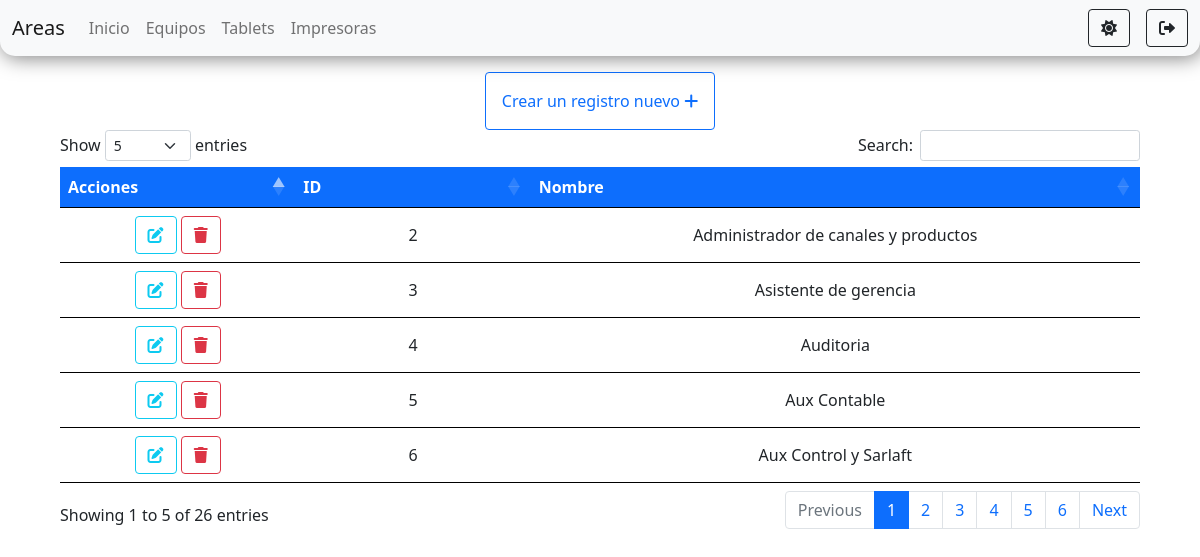
/components/addElements/areas.php (signed in), run on the app's committed database.
### tables this page shows
CREATE TABLE `area` (
  `id` int(11) NOT NULL,
  `nombre` varchar(100) NOT NULL
);

### tables/tables.php (called while the page is built, shortened)
<?php
    $areas = "SELECT * FROM area";
    $areaResult = $connection->query($areas);
?>

### components/addElements/areas.php (the view, shortened to what this page needs)
<?php
    require_once('../../connection/connection.php');
    require_once('../../tables/tables.php');
?>
<!doctype html>
<html lang="es">
<head>
    <link rel="stylesheet" href="https://cdnjs.cloudflare.com/ajax/libs/font-awesome/6.0.0-beta2/css/all.min.css" />
    <link href="https://cdn.jsdelivr.net/npm/bootstrap@5.1.2/dist/css/bootstrap.min.css" rel="stylesheet"
>
    <link rel="stylesheet" href="https://cdn.datatables.net/1.11.3/css/dataTables.bootstrap5.min.css">
    <link rel="stylesheet" href="../../styles/styles.css">
</head>
<body id="body">
    <nav class="navbar navbar-expand-lg navbar-light bg-light" id="navbar">
        <div class="container-fluid">
            <a class="navbar-brand" href="#">Areas</a>
            <div class="collapse navbar-collapse" id="navbarSupportedContent">
                <ul class="navbar-nav me-auto mb-2 mb-lg-0">
                <li class="nav-item">
                        <a class="nav-link" href="../../index.php">Inicio</a>
                    </li>
                    <li class="nav-item">
                        <a class="nav-link" href="../../pages/equipos/equipos.php">Equipos</a>
                    </li>
                    <li class="nav-item">
                        <a class="nav-link" href="../../pages/tablets/tablets.php">Tablets</a>
                    </li>
                    <li class="nav-item">
                        <a class="nav-link" href="../../pages/impresoras/impresoras.php">Impresoras</a>
                    </li>
                </ul>
                <div class="d-flex">
                    <button class="btn me-3 btn-outline-dark" id="btn-oscuro" onclick="onModoOscuro()"  title="Modo oscuro"><i class="fas fa-sun"></i></button>
                    <a href="../../components/router.php?page=logout" class="btn btn-outline-dark" id="btn-salir" title="Salir"><i class="fas fa-sign-out-alt"></i></a>
                </div>
            </div>
        </div>
    </nav>
    <div class="container-fluid d-flex flex-column align-items-center mt-3">
        <a onclick="addArea()" class="btn btn-outline-primary p-3">Crear un registro nuevo <i class='fas fa-plus' ></i></a>
        <div class="tabla">
            <table id="equipos" class="table text-center mt-4">
                <thead>
                    <tr class="bg-primary text-white">
                        <th>Acciones</th>
                        <th scope="col">ID</th>
                        <th scope="col">Nombre</th>
                    </tr>
                </thead>
                <tbody>
                    <?php
                        if($areaResult ->num_rows>0){
                            while($row = $areaResult ->fetch_assoc()){
                    ?>
                    <tr>
                        <td>
                            <a onclick="editAreas(<?php echo $row['id']?>, '<?php echo $row['nombre'] ?>')"  class="btn btn-outline-info"><i class="fas fa-edit"></i></a>
                            <a  onclick="deleteAreas('<?php echo $row['id']?>', '<?php echo $row['nombre'] ?>')" class="btn btn-outline-danger"><i class="fas fa-trash"></i></a>
                        </td>
                        <td><?php echo $row['id']  ?></td>
                        <td><?php echo $row['nombre'] ?></td>
                    </tr>
                    <?php }} ?>
                </tbody>
            </table>
        </div>
    </div>
</body>
</html>

### styles/styles.css (style rules this page uses)
body { min-height: 100vh; }
#navbar { box-shadow: 2px 2px 20px rgb(0 0 0 / 50%); border-bottom-left-radius: 15px; border-bottom-right-radius: 15px; }
.tabla { height: 85vh; width: 90vw; overflow-x: scroll; }
td { min-width: 100px !important; }
tr { border-bottom: 3px solid black; vertical-align: middle; }

### data on the page
area: id "2", nombre "Administrador de canales y productos"
area: id "3", nombre "Asistente de gerencia"
area: id "4", nombre "Auditoria"
area: id "5", nombre "Aux Contable"
area: id "6", nombre "Aux Control y Sarlaft"
